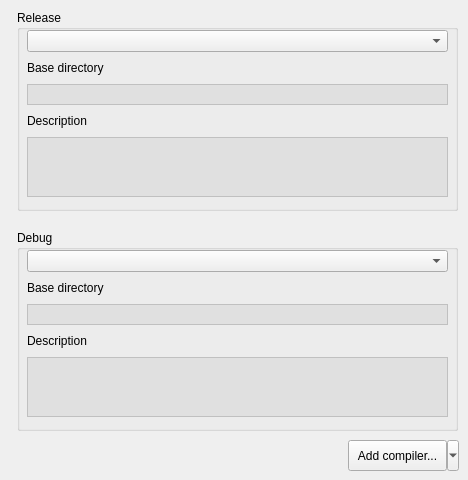
   <widget class="QWidget" name="tab_2">
    <attribute name="title">
     <string>GnuCOBOL</string>
    </attribute>
    <widget class="QGroupBox" name="groupBox">
     <property name="geometry">
      <rect>
       <x>17</x>
       <y>10</y>
       <width>441</width>
       <height>201</height>
      </rect>
     </property>
     <property name="title">
      <string>Release</string>
     </property>
     <widget class="QWidget" name="verticalLayoutWidget">
      <property name="geometry">
       <rect>
        <x>10</x>
        <y>20</y>
        <width>421</width>
        <height>167</height>
       </rect>
      </property>
      <layout class="QVBoxLayout" name="verticalLayout">
       <item>
        <widget class="QComboBox" name="cbReleaseCompiler"/>
       </item>
       <item>
        <widget class="QLabel" name="label_16">
         <property name="text">
          <string>Base directory</string>
         </property>
        </widget>
       </item>
       <item>
        <widget class="QLabel" name="lblReleaseCompilerBaseDir">
         <property name="styleSheet">
          <string notr="true">background-color: #e0e0e0; border: 1px solid #c0c0c0</string>
         </property>
         <property name="text">
          <string/>
         </property>
        </widget>
       </item>
       <item>
        <widget class="QLabel" name="label_21">
         <property name="text">
          <string>Description</string>
         </property>
        </widget>
       </item>
       <item>
        <widget class="QLabel" name="lblReleaseCompilerDescription">
         <property name="minimumSize">
          <size>
           <width>0</width>
           <height>60</height>
          </size>
         </property>
         <property name="styleSheet">
          <string notr="true">background-color: #e0e0e0; border: 1px solid #c0c0c0</string>
         </property>
         <property name="text">
          <string/>
         </property>
         <property name="alignment">
          <set>Qt::AlignLeading|Qt::AlignLeft|Qt::AlignTop</set>
         </property>
         <property name="wordWrap">
          <bool>true</bool>
         </property>
        </widget>
       </item>
      </layout>
     </widget>
    </widget>
    <widget class="QGroupBox" name="groupBox_2">
     <property name="geometry">
      <rect>
       <x>17</x>
       <y>230</y>
       <width>441</width>
       <height>201</height>
      </rect>
     </property>
     <property name="title">
      <string>Debug</string>
     </property>
     <widget class="QWidget" name="verticalLayoutWidget_3">
      <property name="geometry">
       <rect>
        <x>10</x>
        <y>20</y>
        <width>421</width>
        <height>167</height>
       </rect>
      </property>
      <layout class="QVBoxLayout" name="verticalLayout_3">
       <item>
        <widget class="QComboBox" name="cbDebugCompiler"/>
       </item>
       <item>
        <widget class="QLabel" name="label_20">
         <property name="text">
          <string>Base directory</string>
         </property>
        </widget>
       </item>
       <item>
        <widget class="QLabel" name="lblDebugCompilerBaseDir">
         <property name="styleSheet">
          <string notr="true">background-color: #e0e0e0; border: 1px solid #c0c0c0</string>
         </property>
         <property name="text">
          <string/>
         </property>
        </widget>
       </item>
       <item>
        <widget class="QLabel" name="label_28">
         <property name="text">
          <string>Description</string>
         </property>
        </widget>
       </item>
       <item>
        <widget class="QLabel" name="lblDebugCompilerDescription">
         <property name="minimumSize">
          <size>
           <width>0</width>
           <height>60</height>
          </size>
         </property>
         <property name="styleSheet">
          <string notr="true">background-color: #e0e0e0; border: 1px solid #c0c0c0</string>
         </property>
         <property name="text">
          <string/>
         </property>
         <property name="alignment">
          <set>Qt::AlignLeading|Qt::AlignLeft|Qt::AlignTop</set>
         </property>
         <property name="wordWrap">
          <bool>true</bool>
         </property>
        </widget>
       </item>
      </layout>
     </widget>
    </widget>
    <widget class="QToolButton" name="btnAddCompiler">
     <property name="geometry">
      <rect>
       <x>348</x>
       <y>440</y>
       <width>111</width>
       <height>31</height>
      </rect>
     </property>
     <property name="text">
      <string>Add compiler...</string>
     </property>
     <property name="popupMode">
      <enum>QToolButton::MenuButtonPopup</enum>
     </property>
     <property name="toolButtonStyle">
      <enum>Qt::ToolButtonTextOnly</enum>
     </property>
     <property name="autoRaise">
      <bool>false</bool>
     </property>
     <property name="arrowType">
      <enum>Qt::NoArrow</enum>
     </property>
    </widget>
   </widget>
